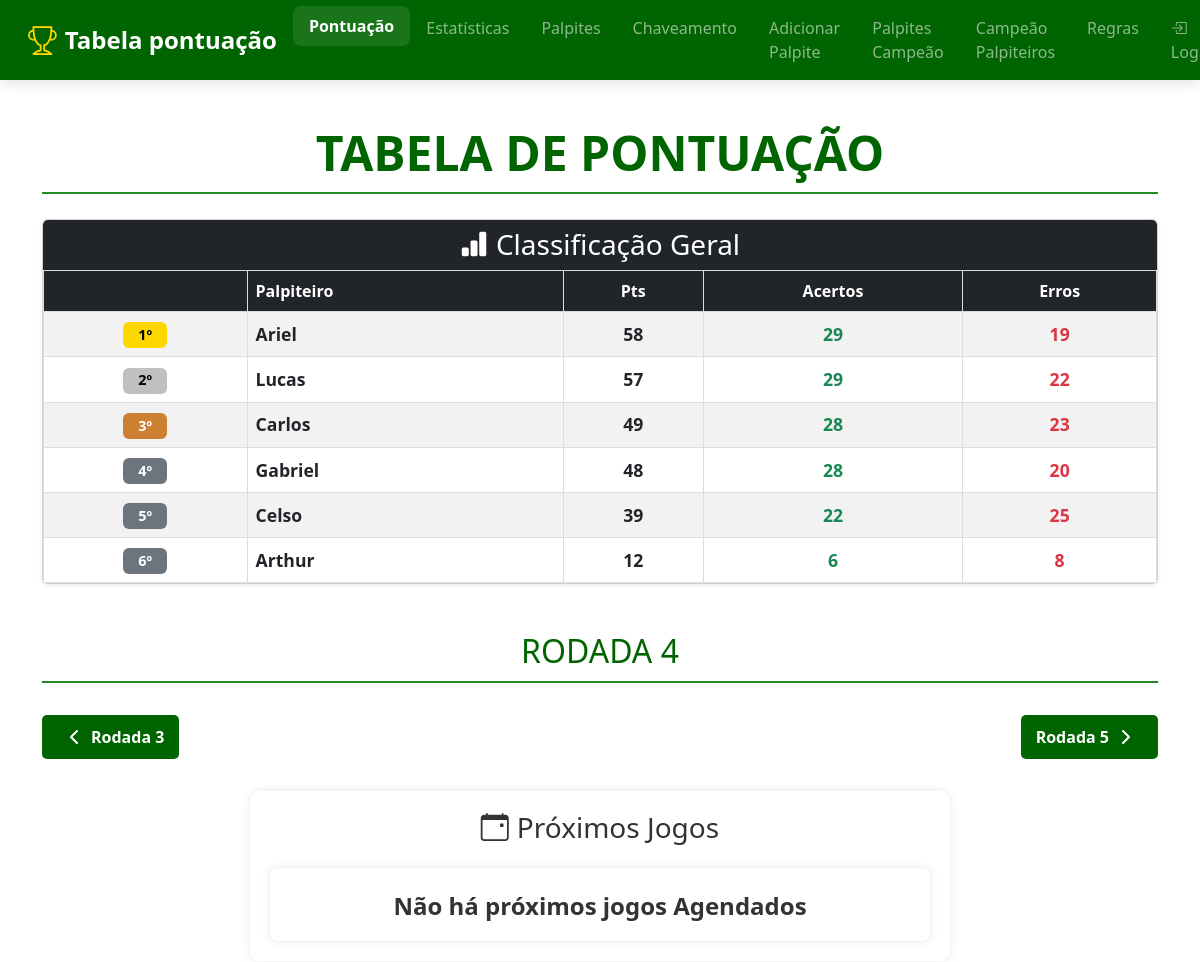
/?rodada=4 (upper part), run on an earlier commit of the app's database.
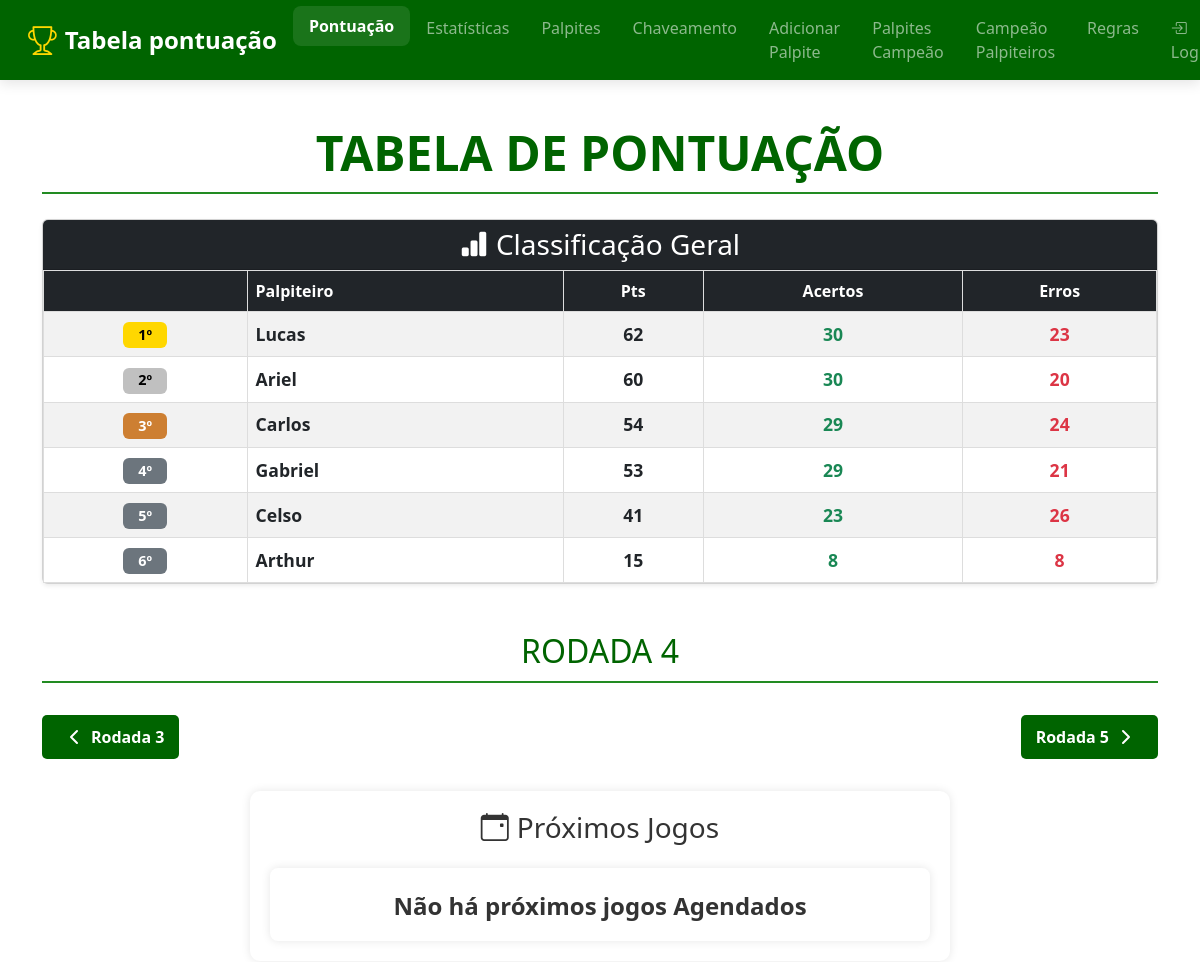
And on a later commit of the database.
### tables this page shows
CREATE TABLE pontuacao (
        id INTEGER PRIMARY KEY AUTOINCREMENT,
        posicao INTEGER,
        nome TEXT UNIQUE,
        pontos INTEGER DEFAULT 0,
        acertos INTEGER DEFAULT 0,
        erros INTEGER DEFAULT 0
    , pontos_bonus INTEGER DEFAULT 0);

### app.py (the view)
@app.route('/')
def index():
    conn = get_db() # MUDANÇA
    pontuacao = conn.execute('''
        SELECT nome, acertos, erros, pontos, pontos_bonus,
               (pontos + pontos_bonus) as total_pontos
        FROM pontuacao
        ORDER BY total_pontos DESC, acertos DESC
    ''').fetchall()
    agora = datetime.now()
    rodada_param = request.args.get('rodada', type=int)
    rodadas_disponiveis_rows = conn.execute("SELECT DISTINCT rodada FROM jogos ORDER BY rodada").fetchall()
    rodadas_disponiveis = [r['rodada'] for r in rodadas_disponiveis_rows]
    rodada_ativa = rodada_param if (rodada_param and rodada_param in rodadas_disponiveis) else (rodadas_disponiveis[-1] if rodadas_disponiveis else 1)
    print(f"\n[LOG - index]: Rodada ativa para exibição: {rodada_ativa}\n")
    rodada_index = rodadas_disponiveis.index(rodada_ativa) if rodada_ativa in rodadas_disponiveis else -1
    tem_proxima = rodada_index != -1 and rodada_index < len(rodadas_disponiveis) - 1
    tem_anterior = rodada_index > 0
    agora_str = agora.strftime('%Y-%m-%d %H:%M')
    jogos_futuros = conn.execute("SELECT * FROM jogos WHERE rodada = ? AND data_hora > ? ORDER BY data_hora ASC", (rodada_ativa, agora_str)).fetchall()
    jogos_passados = conn.execute("SELECT * FROM jogos WHERE rodada = ? AND data_hora <= ? ORDER BY data_hora DESC", (rodada_ativa, agora_str)).fetchall()
    return render_template('index.html',
        pontuacao=pontuacao,
        rodada_ativa=rodada_ativa,
        jogos_futuros=jogos_futuros,
        jogos_passados=jogos_passados,
        rodadas_disponiveis=rodadas_disponiveis,
        tem_proxima=tem_proxima,
        tem_anterior=tem_anterior,
        proxima_rodada=rodadas_disponiveis[rodada_index + 1] if tem_proxima else None,
        anterior_rodada=rodadas_disponiveis[rodada_index - 1] if tem_anterior else None
    )

### app.py (called while the page is built)
def get_db():
    if 'db' not in g:
        g.db = sqlite3.connect('palpites.db', timeout=10)
        g.db.row_factory = sqlite3.Row
    return g.db

### templates/index.html (shortened to what this page needs)
<!DOCTYPE html>
<html lang="pt">
<head>
    <link href="https://cdn.jsdelivr.net/npm/bootstrap@5.3.0/dist/css/bootstrap.min.css" rel="stylesheet">
    <link rel="stylesheet" href="https://cdn.jsdelivr.net/npm/bootstrap-icons@1.10.0/font/bootstrap-icons.css">
    <link rel="stylesheet" href="https://cdnjs.cloudflare.com/ajax/libs/font-awesome/6.5.2/css/all.min.css" />
    <link rel="stylesheet" href="{{ url_for('static', filename='style.css') }}">
</head>
<body>
    <header>
        <nav class="navbar navbar-expand-lg navbar-dark fixed-top" style="background-color: #006400 !important;">
            <div class="container-fluid">
                <a class="navbar-brand d-flex align-items-center" href="{{ url_for('index') }}">
                    <i class="bi bi-trophy me-2"></i>
                    <span>Tabela pontuação</span>
                </a>
                <div class="collapse navbar-collapse" id="navbarNav">
                    <ul class="navbar-nav mx-auto">
                        <li class="nav-item"><a class="nav-link active" href="{{ url_for('index') }}">Pontuação</a></li>
                        <li class="nav-item"><a class="nav-link" href="{{ url_for('estatisticas') }}">Estatísticas</a></li>
                        <li class="nav-item"><a class="nav-link" href="{{ url_for('exibir_palpites') }}">Palpites</a></li>
                        <li class="nav-item"><a class="nav-link" href="{{ url_for('chaveamento') }}">Chaveamento</a></li>
                        <li class="nav-item"><a class="nav-link" href="{{ url_for('adicionar_palpites') }}">Adicionar Palpite</a></li>
                        <li class="nav-item"><a class="nav-link" href="{{ url_for('ver_palpites_campeao') }}">Palpites Campeão</a></li>
                        <li class="nav-item"><a class="nav-link" href="{{ url_for('campeao_geral') }}">Campeão Palpiteiros</a></li>
                        <li class="nav-item"><a class="nav-link" href="{{ url_for('regra') }}">Regras</a></li>
                    </ul>
                    <ul class="navbar-nav">
                        {% if session.logged_in %}
                        <li class="nav-item dropdown">
                            <a class="nav-link dropdown-toggle" href="#" id="navbarDropdownAdmin" role="button" data-bs-toggle="dropdown" aria-expanded="false">
                                <i class="bi bi-gear-fill me-1"></i>Admin
                            </a>
                            <ul class="dropdown-menu dropdown-menu-end" aria-labelledby="navbarDropdownAdmin">
                                <li><a class="dropdown-item" href="{{ url_for('admin_dashboard') }}">Painel Admin</a></li>
                                <li><hr class="dropdown-divider"></li>
                                <li><a class="dropdown-item" href="{{ url_for('logout') }}">Sair</a></li>
                            </ul>
                        </li>
                        {% else %}
                        <li class="nav-item">
                            <a class="nav-link" href="{{ url_for('login') }}">
                                <i class="bi bi-box-arrow-in-right me-1"></i>Login
                            </a>
                        </li>
                        {% endif %}
                    </ul>
                </div>
            </div>
        </nav>
    </header>
    <main style="padding-top: 80px;">
        <div class="container py-4">
            <div class="text-center mb-4">
                <h1 class="display-5 fw-bold" style="color: #006400;">TABELA DE PONTUAÇÃO</h1>
            </div>
        <div class="card shadow-sm mb-5">
            <div class="card-header bg-dark text-white">
                <h3 class="card-title mb-0"><i class="bi bi-bar-chart-fill me-2"></i>Classificação Geral</h3>
            </div>
            <div class="card-body p-0">
                <div class="table-responsive">
                    <table class="table table-striped table-hover mb-0">
                        <thead class="table-dark">
                            <tr>
                                <th class="text-center"></th>
                                <th>Palpiteiro</th>
                                <th class="text-center">Pts</th>
                                <th class="text-center">Acertos</th>
                                <th class="text-center">Erros</th>
                            </tr>
                        </thead>
                        <tbody>
                            {% for jogador in pontuacao %}
                            <tr class="align-middle">
                                <td class="text-center">
                                    {% if loop.index == 1 %}
                                        <span class="badge bg-gold">{{ loop.index }}º</span>
                                    {% elif loop.index == 2 %}
                                        <span class="badge bg-silver">{{ loop.index }}º</span>
                                    {% elif loop.index == 3 %}
                                        <span class="badge bg-bronze">{{ loop.index }}º</span>
                                    {% else %}
                                        <span class="badge bg-secondary">{{ loop.index }}º</span>
                                    {% endif %}
                                </td>
                                <td>
                                    <div class="d-flex align-items-center">
                                        <strong class="player-name">{{ jogador.nome }}</strong>
                                    </div>
                                </td>
                                <td class="pri">{{ jogador.total_pontos }}</td>
                                <td class="text-center text-success fw-bold">{{ jogador.acertos }}</td>
                                <td class="text-center text-danger fw-bold">{{ jogador.erros }}</td>
                            </tr>
                            {% endfor %}
                        </tbody>
                    </table>
                </div>
            </div>
        </div>
        <h2>RODADA {{ rodada_ativa }}</h2>
        <div class="rodada-navigation">
        {% if tem_anterior %}
            <a href="{{ url_for('index', rodada=anterior_rodada) }}" class="nav-arrow left-arrow">
                <svg xmlns="http://www.w3.org/2000/svg" width="24" height="24" viewBox="0 0 24 24" fill="none" stroke="currentColor" stroke-width="2" stroke-linecap="round" stroke-linejoin="round">
                    <path d="M15 18l-6-6 6-6"/>
                </svg>
                Rodada {{ anterior_rodada }}
            </a>
        {% endif %}
        {% if tem_proxima %}
            <a href="{{ url_for('index', rodada=proxima_rodada) }}" class="nav-arrow right-arrow">
                Rodada {{ proxima_rodada }}
                <svg xmlns="http://www.w3.org/2000/svg" width="24" height="24" viewBox="0 0 24 24" fill="none" stroke="currentColor" stroke-width="2" stroke-linecap="round" stroke-linejoin="round">
                    <path d="M9 18l6-6-6-6"/>
                </svg>
            </a>
        {% endif %}
        </div>
        {% if jogos_futuros %}
        <div class="resultadoJogo">
            <h3 class="card-title mb-0"><i class="bi bi-calendar-event me-2"></i>Próximos Jogos</h3>
            <br>
            <div class="table-container">
                <h3 class="oI"><i class="bi bi-trophy me-2"></i>QUARTAS DE FINAL</h3>
                {% for jogo in jogos_futuros %}
                <div class="match-row">
                    <div class="team team-home">
                        <img class="team-logo" src="{{ jogo.time1_img }}" alt="{{ jogo.time1_nome }}">
                        <span class="team-sigla">{{ jogo.time1_sigla }}</span>
                    </div>
                    <div class="match-center">
                        <div class="match-date">{{ jogo.data_hora }}</div>
                    </div>
                    <div class="team team-away">
                        <span class="team-sigla">{{ jogo.time2_sigla }}</span>
                        <img class="team-logo" src="{{ jogo.time2_img }}" alt="{{ jogo.time2_nome }}">
                    </div>
                </div>
                {% endfor %}
            </div>
        </div>
        {% else %}
        <div class="resultadoJogo">
            <h3 class="card-title mb-0"><i class="bi bi-calendar-event me-2"></i>Próximos Jogos</h3>
            <br>
            <div class="table-container">
                <br>
                <h4 class="no-games-message"><strong>Não há próximos jogos Agendados</strong></h4>
            </div>
        </div>
        {% endif %}
        {% if jogos_passados %}
        <br>
        {% endif %}
        </div>
    </main>
</body>
</html>

### static/style.css (style rules this page uses)
:root { --trophy-gold: #ffd700; }
body { font-family: 'Segoe UI', Tahoma, Geneva, Verdana, sans-serif,-apple-system, BlinkMacSystemFont, Roboto, "Helvetica Neue"; margin: 0; padding: 0; background-color: #e0e0e0; color: #333; }
.badge { font-size: 0.9rem; padding: 0.4em 0.7em; min-width: 2.75rem; }
.bg-gold { background-color: #ffd700 !important; color: #000 !important; }
.bg-silver { background-color: #c0c0c0 !important; color: #000 !important; }
.bg-bronze { background-color: #cd7f32 !important; color: #fff !important; }
header { padding: 0; box-shadow: none; border-bottom: none; }
.navbar { background-color: var(--primary-color) !important; box-shadow: 0 4px 12px rgba(0, 0, 0, 0.1); padding: 0.5rem 1rem; }
.navbar-brand { font-weight: 700; font-size: 1.5rem; display: flex; align-items: center; }
.navbar-brand i { font-size: 1.8rem; color: var(--trophy-gold); }
.nav-link { font-weight: 500; padding: 0.5rem 1rem !important; transition: all 0.3s ease; border-radius: 0.5rem; }
.nav-link:hover, .nav-link.active { background-color: rgba(255, 255, 255, 0.1) !important; transform: translateY(-2px); }
.nav-link.active { font-weight: 600; }
main { padding: 30px 20px; max-width: 1200px; padding-top: calc(var(--navbar-height) + 20px); flex: 1; margin: 20px auto; background-color: #ffffff; border-radius: 10px; box-shadow: 0 6px 12px rgba(0, 0, 0, 0.1); color: #333; }
h1, h2 { color: #006400; font-size: 2em; margin-bottom: 25px; text-transform: uppercase; text-align: center; border-bottom: 2px solid #228B22; padding-bottom: 10px; letter-spacing: normal; }
h3 { margin-bottom: 20px; text-align: center; }
.pri { color: #057030; font-weight: bold; text-shadow: none; }
h4 { margin-bottom: 20px; text-align: center; color: #333; }
table, th, td { border: 1px solid #ddd; }
td { padding: 15px; text-align: center; font-size: 1.1em; color: #333; }
.jogosSemana, .resultadoJogo { display: flex; flex-direction: column; align-items: center; padding: 20px; background-color: #ffffff; border-radius: 10px; box-shadow: 0 0 10px rgba(0, 0, 0, 0.1); margin-top: 30px; }
.table-container { width: 100%; max-width: 700px; margin: 0 auto; background-color: #ffffff; border-radius: 8px; box-shadow: 0 0 10px rgba(0, 0, 0, 0.1); overflow: hidden; }
.jogosSemana, .resultadoJogo { width: 100%; max-width: 700px; margin: 20px auto; padding: 20px; background-color: #ffffff; border-radius: 10px; box-shadow: 0 0 10px rgba(0, 0, 0, 0.1); }
html, body { height: 100%; margin: 0; padding: 0; }
.rodada-navigation { display: flex; justify-content: space-between; align-items: center; margin: 2rem 0; }
.nav-arrow { display: flex; align-items: center; padding: 10px 15px; background-color: #006400; color: white; text-decoration: none; border-radius: 5px; font-weight: bold; transition: background-color 0.3s; }
.nav-arrow svg { margin: 0 5px; }
.left-arrow { margin-right: auto; }
.right-arrow { margin-left: auto; }

What changed in the data, as far as the page shows it:
changed pontuacao "Lucas": total_pontos "57" → "62"; acertos "29" → "30"; erros "22" → "23"; moves up the list
changed pontuacao "Ariel": total_pontos "58" → "60"; acertos "29" → "30"; erros "19" → "20"
changed pontuacao "Carlos": total_pontos "49" → "54"; acertos "28" → "29"; erros "23" → "24"
changed pontuacao "Gabriel": total_pontos "48" → "53"; acertos "28" → "29"; erros "20" → "21"
changed pontuacao "Celso": total_pontos "39" → "41"; acertos "22" → "23"; erros "25" → "26"
changed pontuacao "Arthur": total_pontos "12" → "15"; acertos "6" → "8"
